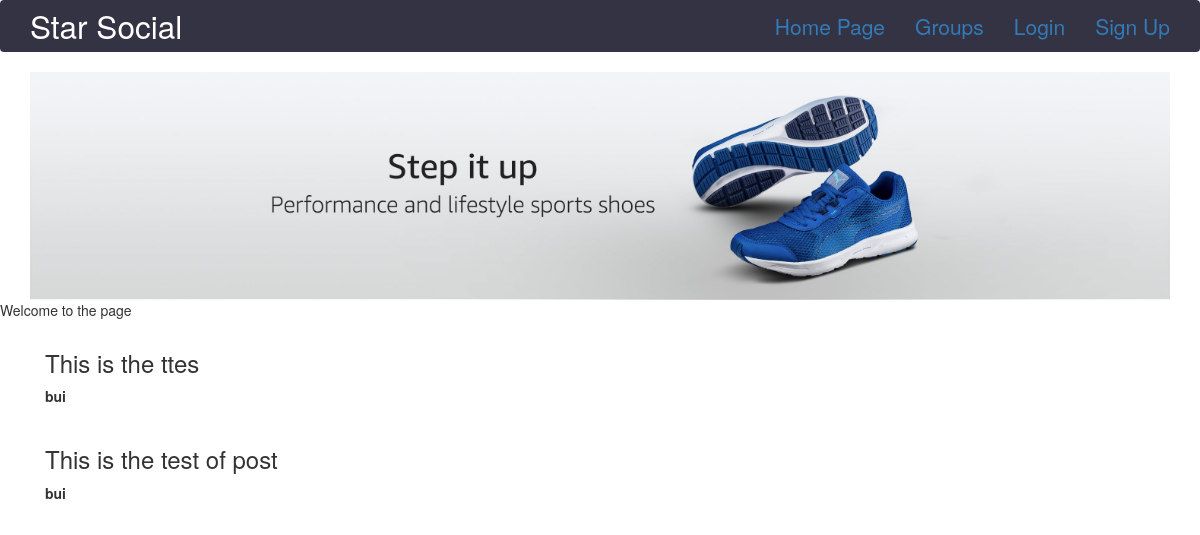
/posts/, run on the app's committed database.
### posts/models.py (models this page shows, shortened)
class Post(models.Model):
    user = models.ForeignKey(User,related_name='user',on_delete=models.CASCADE)
    created_at = models.DateTimeField(auto_now = True)
    message = models.TextField()
    message_html = models.TextField(editable=False)
    group = models.ForeignKey(Group,related_name='group',null=True,blank=True,on_delete=models.CASCADE)
    class Meta:
        ordering = ['-created_at']  #order by time created
        unique_together = ['user','message']    #any messang link to an unique user

### posts/views.py (the view)
# urls.py: path('',views.PostList.as_view(),name='all'),
class PostList(SelectRelatedMixin, generic.ListView):
    model = models.Post #connecting to model Post from .models
    select_related = ('user','group')

### posts/templates/posts/post_list.html (shortened to what this page needs)
{% extends 'posts/post_base.html' %}
{% block post_content %}
    <div class="col-md-8">
        {% for post in post_list %}
            {% include 'posts/_post.html' %}
        {% endfor %}
    </div>
{% endblock %}

### posts/templates/posts/_post.html (shortened to what this page needs)
<div class="post media">
    <h3> {{ post.message_html|safe }} </h3>
    <div>
        <strong> {{ post.user.username }} </strong>
    </div>
</div>

### data on the page
Post: message_html "This is the ttes", user.username "bui"
Post: message_html "This is the test of post", user.username "bui"
